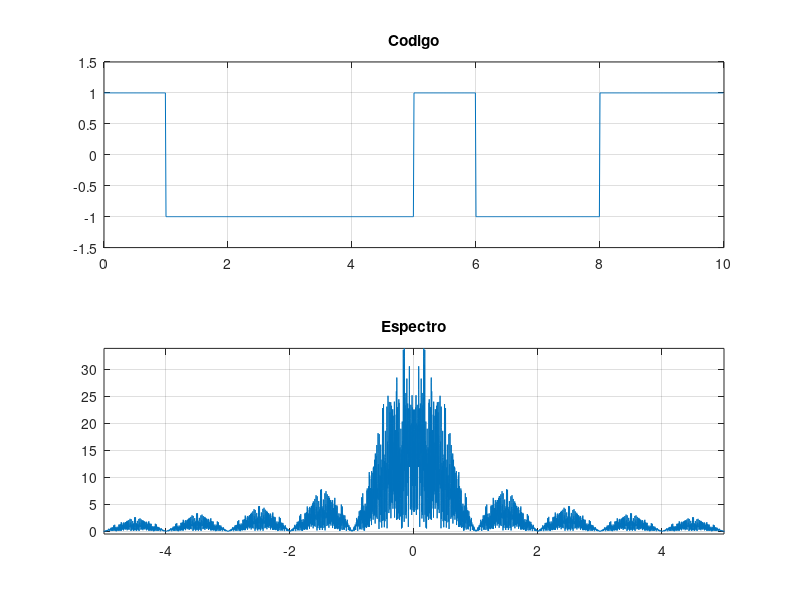
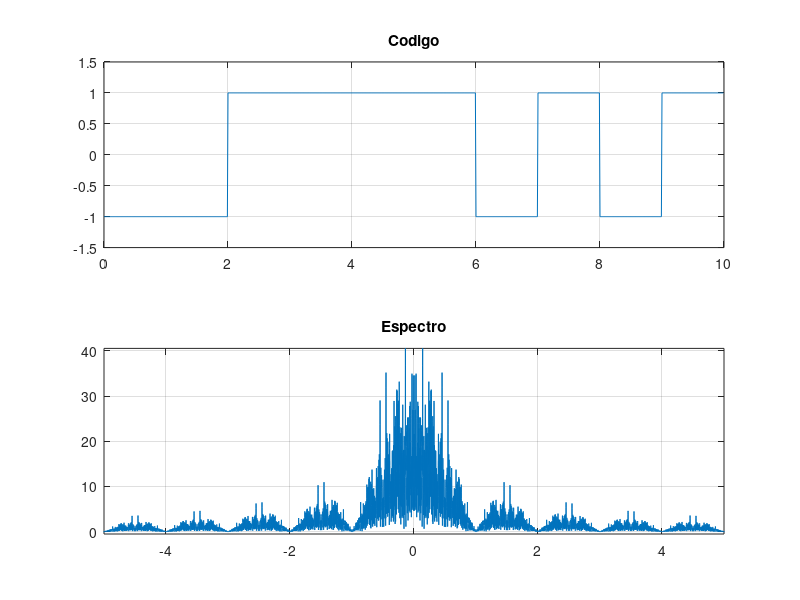

MATLAB code to generate these figures, in order:
clear all;
close all;

ts=1/100;
Tb=1;
%N=20;
N=10;
t=0:ts:N*Tb-ts;

%% NRZ-L
s1=ones(1,100);
bits=randint(1,N)*2-1;
nrzl=[];
for n=1:N
    nrzl=[nrzl s1*bits(n)];
end
figure(1);
subplot(2, 1, 1);
plot(t, nrzl);
title('Codigo');
axis([0, N -1.5 1.5]);
grid on;

% Espectro NRZL
N=300;
nrzl=[];
bits=randint(1,N)*2-1; %Quitamos corriente directa modificando los niveles
for n=1:N
    nrzl=[nrzl s1*bits(n)];
end
NRZL=fftshift(fft(nrzl,100000))*ts;
f=linspace(-1/(2*ts),1/(2*ts),length(NRZL));
figure(1);
subplot(2, 1, 2);
plot(f, abs(NRZL));
title('Espectro');
axis([-5 5 -0.5 max(abs(NRZL))]);
grid on;

%% NRZ-M
N=10;
s1=ones(1,100);
bits=randint(1,N)*2-1
nrzm=[];
marca=bits(1);
for n=1:N
    if(bits(n)==1)
        marca=-1*marca;
    end
    nrzm=[nrzm s1*marca];
end

figure(2);
subplot(2, 1, 1);
plot(t, nrzm);
title('Codigo');
axis([0, N -1.5 1.5]);
grid on;

% Espectro NRZ-M
N=300;
nrzm=[];
bits=randint(1,N)*2-1; %Quitamos corriente directa modificando los niveles
marca=bits(1);
for n=1:N
    if(bits(n)==1)
        marca=-1*marca;
    end
    nrzm=[nrzm s1*marca];
end
NRZM=fftshift(fft(nrzm,100000))*ts;
f=linspace(-1/(2*ts),1/(2*ts),length(NRZM));
figure(2);
subplot(2, 1, 2);
plot(f, abs(NRZM));
title('Espectro');
axis([-5 5 -0.5 max(abs(NRZM))]);
grid on;

%% NRZ-S


%% Machester
%s0=[zeros(1,50) ones(1,50)]
%s0=[ones(1,50) zeros(1,50)]
